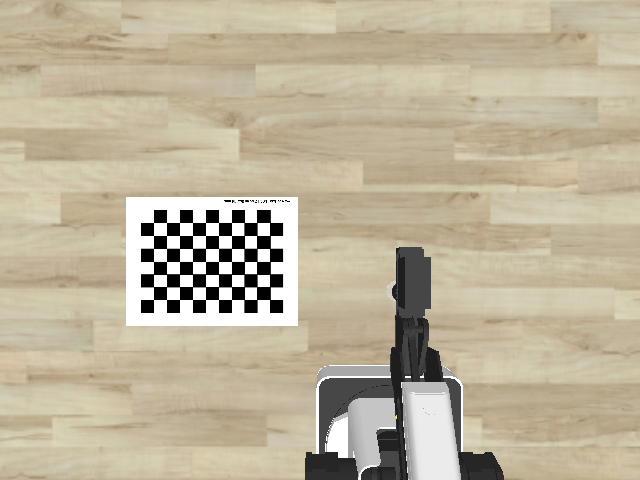
#> input picture 仿真简单抓取存档_simulation_base/Camera_cali_2/frame_0.png, 640 x 480 px; its folder holds only this picture in this run
$ python Intrinsic_1.py
#> lines starting #> are read from the running program, lines starting #| are printed output that depends on the picture; after the words box and inside, x2 and y2 are one past the last pixel; in counts of white or black regions, pixels touching at a corner belong together; long printed decimals are rounded
import cv2
import numpy as np
import glob

# 设置棋盘格的大小和角点数量
board_width = 7  # 棋盘格宽度
board_height = 10  # 棋盘格高度
square_size = 0.015  # 小方块的边长

# 准备对象点，如 (0,0,0), (1,0,0), (2,0,0) ..., (6,5,0)
objp = np.zeros((board_height * board_width, 3), np.float32)
objp[:, :2] = np.mgrid[0:board_width, 0:board_height].T.reshape(-1, 2)
objp *= square_size

# 存储所有图片的对象点和图像点
objpoints = []  # 3d point in real world space
imgpoints = []  # 2d points in image plane.

# 读取Camera_cali_2文件夹中的所有图片
images = glob.glob('Camera_cali_2/*.png')

for fname in images:
    img = cv2.imread(fname)
#> img is the input picture: shape (480, 640, 3); mean B, G, R 155.8, 179.4, 189.9
    gray = cv2.cvtColor(img, cv2.COLOR_BGR2GRAY)
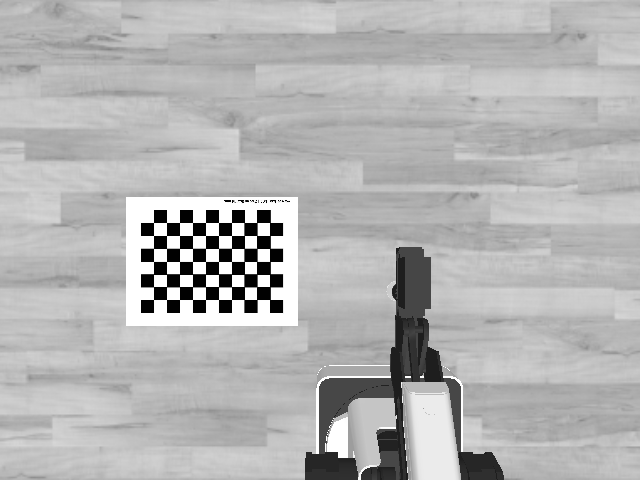
#> gray: shape (480, 640); min 0, max 255, mean 179.9

    # 寻找棋盘格角点
    ret, corners = cv2.findChessboardCorners(gray, (board_width, board_height), None)
#> ret = True; corners = 70 rows, first 8: [153.5, 299.5], [153.5, 286.7], [153.5, 274.1], [153.5, 261.5], [153.5, 248.4], [153.5, 235.5], [153.5, 222.5], [166.5, 299.5]

    # 如果找到足够的角点，添加对象点和图像点
    if ret == True:
        objpoints.append(objp)
        imgpoints.append(corners)

        # 在图像上绘制并显示角点
        cv2.drawChessboardCorners(img, (board_width, board_height), corners, ret)
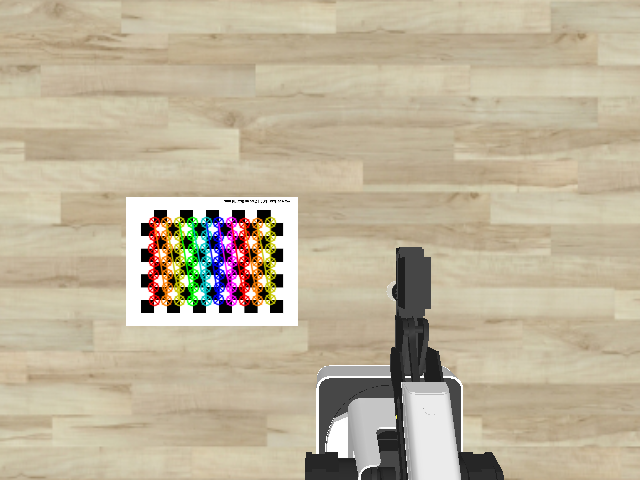
#> img: shape (480, 640, 3); 2.93% of pixels changed, all inside (x1, y1, x2, y2) = (147, 216, 277, 307)
        cv2.imshow('img', img)
        cv2.waitKey(500)

cv2.destroyAllWindows()

# 相机标定，计算内参和畸变系数
ret, mtx, dist, rvecs, tvecs = cv2.calibrateCamera(objpoints, imgpoints, gray.shape[::-1], None, None)
#> ret = 0.147; mtx = [[1489, 0, 402.8], [0, 1591.6, 184.6], [0, 0, 1]]; dist = [[-6.48, 147, 0.0163, -0.325, -1803.5]]; rvecs = ([-0.0189, 0.014, -1.57],); tvecs = ([-0.293, 0.133, 1.85],)

# 打印结果
print("Camera matrix:\n", mtx)
#| Camera matrix:
#|  [[1.48904278e+03 0.00000000e+00 4.02804183e+02]
#|  [0.00000000e+00 1.59159288e+03 1.84583732e+02]
#|  [0.00000000e+00 0.00000000e+00 1.00000000e+00]]
print("Distortion coefficients:\n", dist)
#| Distortion coefficients:
#|  [[-6.47700025e+00  1.47035286e+02  1.63109609e-02 -3.24970605e-01
#|   -1.80348259e+03]]

# 保存结果到文件
np.savez('calibration_results.npz', mtx=mtx, dist=dist, rvecs=rvecs, tvecs=tvecs)

$ run again, on 仿真简单抓取存档_simulation_base/Camera_cali_2/frame_12.png
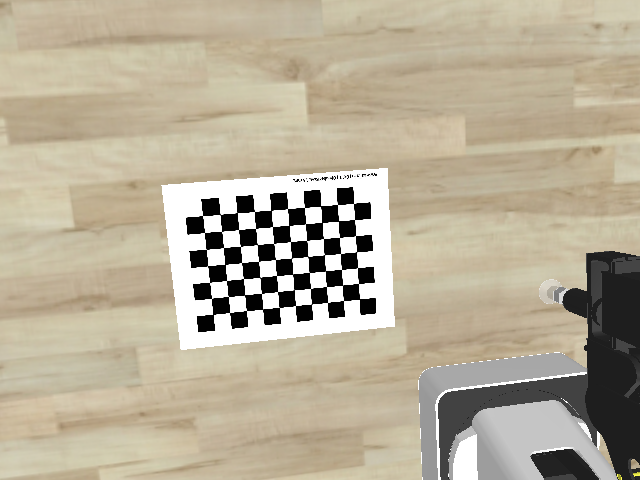
#> input picture 仿真简单抓取存档_simulation_base/Camera_cali_2/frame_12.png, 640 x 480 px
#> img is the input picture: shape (480, 640, 3); mean B, G, R 152.4, 173.5, 183.1
#> `gray = cv2.cvtColor(img, cv2.COLOR_BGR2GRAY)`:
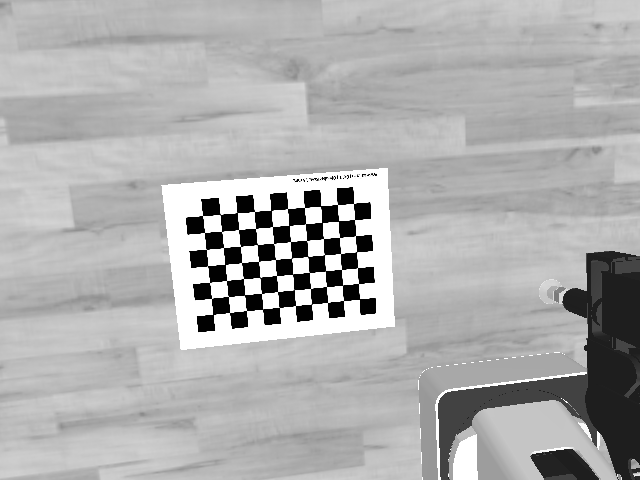
#> gray: shape (480, 640); min 0, max 255, mean 173.9
#> `ret, corners = cv2.findChessboardCorners(gray, (board_width, board_hei..`: ret = True; corners = 70 rows, first 8: [213, 314.6], [211.5, 298.6], [209.3, 282.6], [207.3, 265.7], [206.5, 249.6], [204.5, 232.5], [202.4, 215.5], [229.4, 312.5]
#> `cv2.drawChessboardCorners(img, (board_width, board_height), corners, r..`:
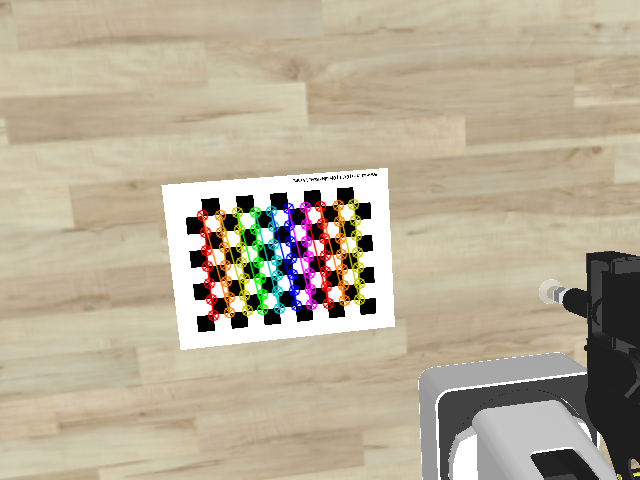
#> img: shape (480, 640, 3); 3.4% of pixels changed, all inside (x1, y1, x2, y2) = (196, 198, 366, 322)
#> `ret, mtx, dist, rvecs, tvecs = cv2.calibrateCamera(objpoints, imgpoint..`: ret = 0.38; mtx = [[605.8, 0, 321.6], [0, 596.1, 257], [0, 0, 1]]; dist = [[-0.693, 23.11, -0.00668, 0.0126, -213]]; rvecs = ([0.265, -0.0187, -1.65],); tvecs = ([-0.0975, 0.0523, 0.536],)
#| Camera matrix:
#|  [[605.763   0.         321.561]
#|  [  0.         596.056 257.027]
#|  [  0.           0.           1.        ]]
#| Distortion coefficients:
#|  [[-6.93260547e-01  2.31120842e+01 -6.67785850e-03  1.25774697e-02
#|   -2.13043697e+02]]

$ run again, on 仿真简单抓取存档_simulation_base/Camera_cali_2/frame_13.png
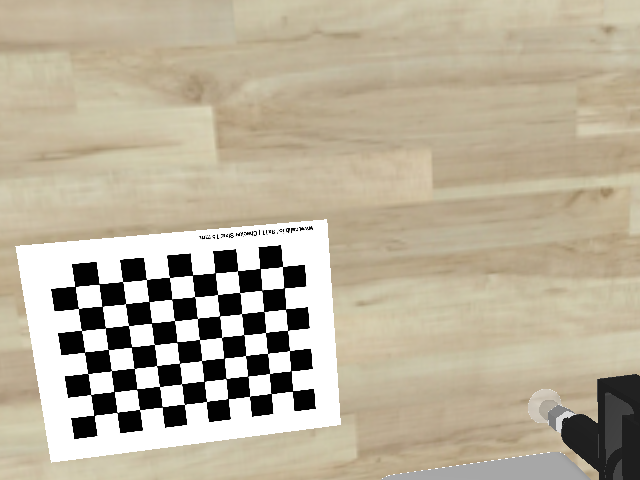
#> input picture 仿真简单抓取存档_simulation_base/Camera_cali_2/frame_13.png, 640 x 480 px
#> img is the input picture: shape (480, 640, 3); mean B, G, R 155.6, 176.1, 185.6
#> `gray = cv2.cvtColor(img, cv2.COLOR_BGR2GRAY)`:
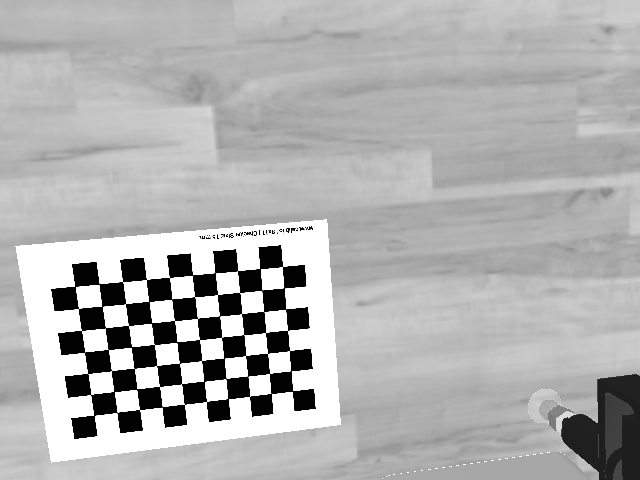
#> gray: shape (480, 640); min 0, max 255, mean 176.6
#> `ret, corners = cv2.findChessboardCorners(gray, (board_width, board_hei..`: ret = True; corners = 70 rows, first 8: [94.12, 415.6], [90.46, 394.5], [87.69, 373.5], [84.45, 352.2], [81.6, 330.5], [78.65, 308.6], [75, 286.5], [117.1, 412.7]
#> `cv2.drawChessboardCorners(img, (board_width, board_height), corners, r..`:
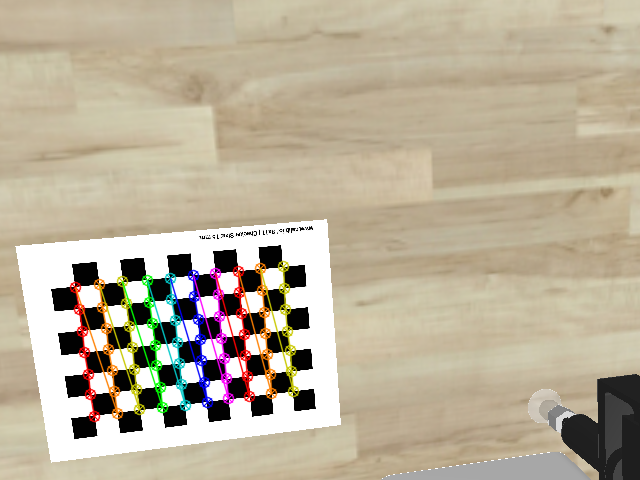
#> img: shape (480, 640, 3); 4.03% of pixels changed, all inside (x1, y1, x2, y2) = (69, 260, 300, 423)
#> `ret, mtx, dist, rvecs, tvecs = cv2.calibrateCamera(objpoints, imgpoint..`: ret = 0.363; mtx = [[689.2, 0, 333.7], [0, 675.9, 292.3], [0, 0, 1]]; dist = [[-0.188, 0.861, 0.00189, 0.00648, -0.888]]; rvecs = ([0.315, 0.00524, -1.64],); tvecs = ([-0.161, 0.0838, 0.454],)
#| Camera matrix:
#|  [[689.159   0.         333.668]
#|  [  0.         675.878 292.278]
#|  [  0.           0.           1.        ]]
#| Distortion coefficients:
#|  [[-0.1878  0.8614  0.001889   0.00648 -0.8879]]

$ run again, on 仿真简单抓取存档_simulation_base/Camera_cali_2/frame_14.png
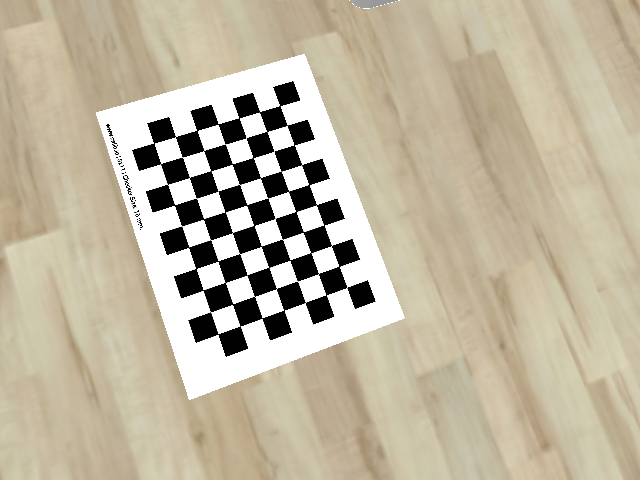
#> input picture 仿真简单抓取存档_simulation_base/Camera_cali_2/frame_14.png, 640 x 480 px
#> img is the input picture: shape (480, 640, 3); mean B, G, R 160.2, 181.6, 191.2
#> `gray = cv2.cvtColor(img, cv2.COLOR_BGR2GRAY)`:
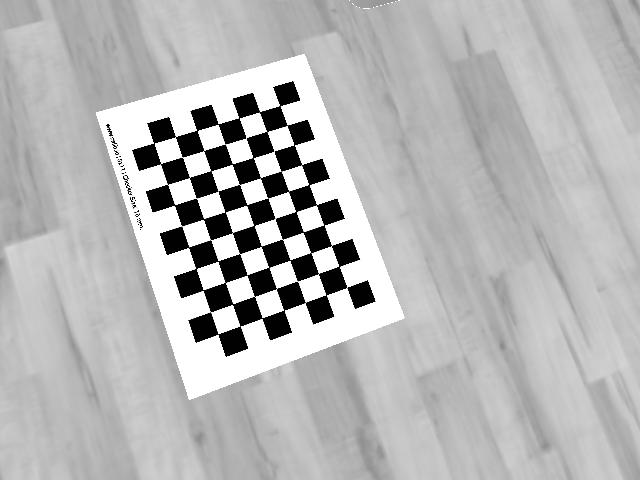
#> gray: shape (480, 640); min 0, max 255, mean 182.1
#> `ret, corners = cv2.findChessboardCorners(gray, (board_width, board_hei..`: ret = True; corners = 70 rows, first 8: [346.9, 286.8], [325.9, 295.2], [305.3, 302.5], [284.2, 309.8], [261.9, 317.9], [239.8, 325.9], [218, 334], [339, 266.3]
#> `cv2.drawChessboardCorners(img, (board_width, board_height), corners, r..`:
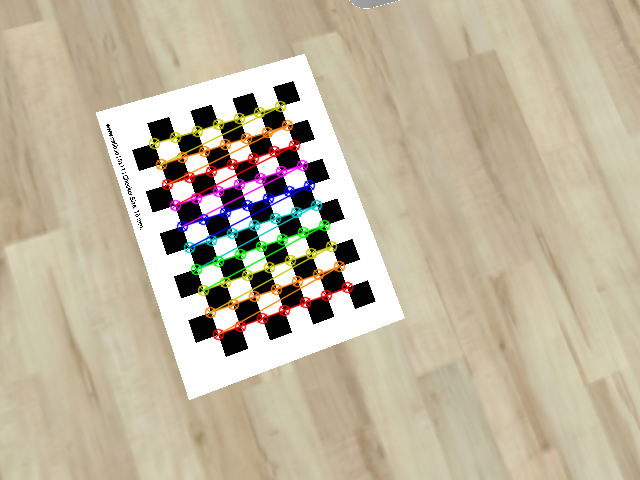
#> img: shape (480, 640, 3); 4% of pixels changed, all inside (x1, y1, x2, y2) = (148, 100, 354, 341)
#> `ret, mtx, dist, rvecs, tvecs = cv2.calibrateCamera(objpoints, imgpoint..`: ret = 0.332; mtx = [[843, 0, 370.1], [0, 851.9, 192.3], [0, 0, 1]]; dist = [[-0.0314, 4.44, -0.00503, -0.00129, -55.15]]; rvecs = ([-0.294, 0.33, 2.77],); tvecs = ([-0.0157, 0.0634, 0.569],)
#| Camera matrix:
#|  [[842.990   0.         370.075]
#|  [  0.         851.861 192.264]
#|  [  0.           0.           1.        ]]
#| Distortion coefficients:
#|  [[-3.14444855e-02  4.43817540e+00 -5.03226580e-03 -1.29358293e-03
#|   -5.51522247e+01]]

$ run again, on 仿真简单抓取存档_simulation_base/Camera_cali_2/frame_1.png
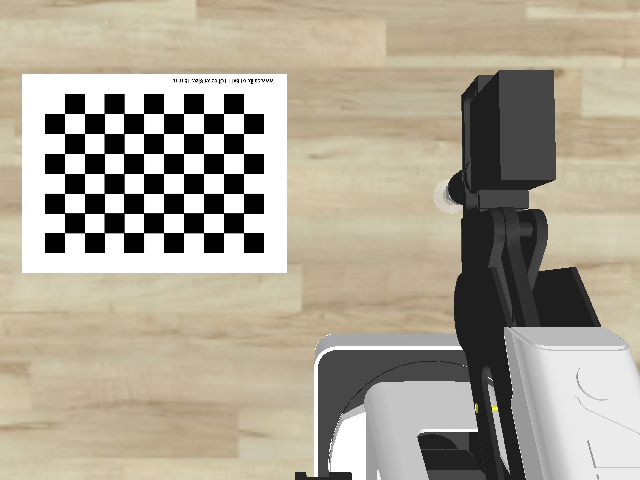
#> input picture 仿真简单抓取存档_simulation_base/Camera_cali_2/frame_1.png, 640 x 480 px
#> img is the input picture: shape (480, 640, 3); mean B, G, R 149.4, 165.6, 173.3
#> `gray = cv2.cvtColor(img, cv2.COLOR_BGR2GRAY)`:
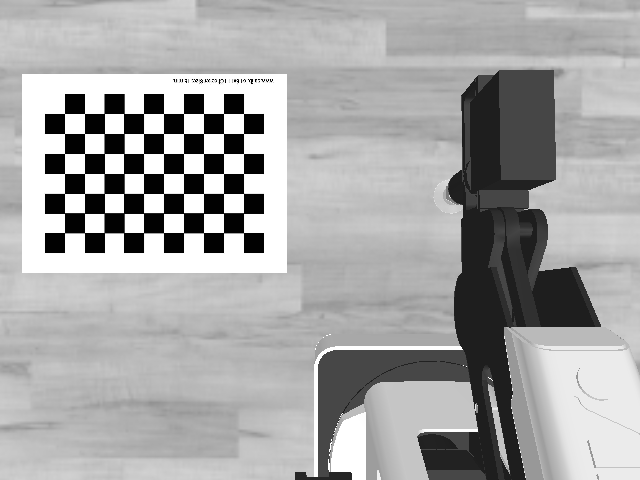
#> gray: shape (480, 640); min 0, max 255, mean 166.1
#> `ret, corners = cv2.findChessboardCorners(gray, (board_width, board_hei..`: ret = True; corners = 70 rows, first 8: [64.53, 232.6], [64.52, 213], [64.49, 193.5], [64.51, 173.5], [64.5, 153.5], [64.51, 133.5], [64.51, 113.5], [84.47, 232.6]
#> `cv2.drawChessboardCorners(img, (board_width, board_height), corners, r..`:
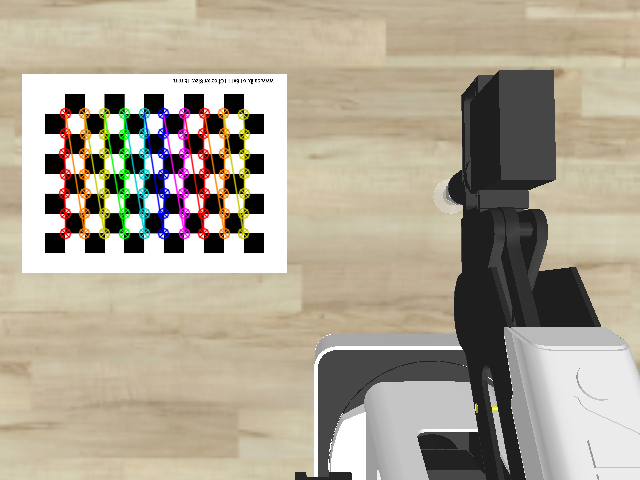
#> img: shape (480, 640, 3); 3.86% of pixels changed, all inside (x1, y1, x2, y2) = (58, 107, 251, 240)
#> `ret, mtx, dist, rvecs, tvecs = cv2.calibrateCamera(objpoints, imgpoint..`: ret = 0.142; mtx = [[2212.3, 0, 414.3], [0, 2100.7, 273.9], [0, 0, 1]]; dist = [[4.61, -111.1, 0.0129, 0.215, 1384.3]]; rvecs = ([0.0132, -0.00992, -1.57],); tvecs = ([-0.262, -0.0318, 1.6],)
#| Camera matrix:
#|  [[2.21230137e+03 0.00000000e+00 4.14348205e+02]
#|  [0.00000000e+00 2.10071736e+03 2.73917572e+02]
#|  [0.00000000e+00 0.00000000e+00 1.00000000e+00]]
#| Distortion coefficients:
#|  [[ 4.60512586e+00 -1.11090356e+02  1.28564801e-02  2.14827070e-01
#|    1.38428066e+03]]
